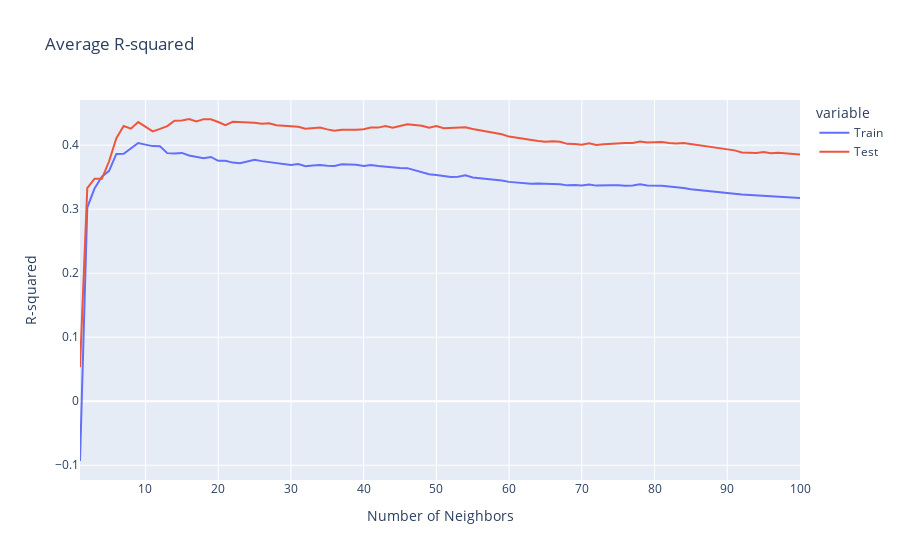

The cell this chart's notebook holds for it:
### Markdown cell above
Our rmse for both training and testing appears to be minimized around 20. What does our r-squared look like?

### Code cell
fig5 = px.line(x=range(1,101), y=[knn_baseline['train_r2_err'], knn_baseline['test_r2_err']], 
               labels={'value': 'R-squared', "x": "Number of Neighbors"},
              title='Average R-squared', line_shape='linear')
newnames = {'wide_variable_0':'Train', 'wide_variable_1': 'Test'}
fig5.for_each_trace(lambda t: t.update(name = newnames[t.name],
                                      legendgroup = newnames[t.name],
                                      hovertemplate = t.hovertemplate.replace(t.name, newnames[t.name])
                                     )
                  )
# Show the plot
fig5.show()

### Figure 1 — Plotly figure (JSON) as saved in the notebook; plotly's stock layout.template omitted (floating-point values rounded to 4 significant figures)
{"data": [{"hovertemplate": "variable=Train<br>Number of Neighbors=%{x}<br>R-squared=%{y}<extra></extra>", "legendgroup": "Train", "line": {"color": "#636efa", "dash": "solid", "shape": "linear"}, "marker": {"symbol": "circle"}, "mode": "lines", "name": "Train", "orientation": "v", "showlegend": true, "type": "scatter", "x": [1, 2, 3, 4, 5, 6, 7, 8, 9, 10, 11, 12, 13, 14, 15, 16, 17, 18, 19, 20, 21, 22, 23, 24, 25, 26, 27, 28, 29, 30, 31, 32, 33, 34, 35, 36, 37, 38, 39, 40, 41, 42, 43, 44, 45, 46, 47, 48, 49, 50, 51, 52, 53, 54, 55, 56, 57, 58, 59, 60, 61, 62, 63, 64, 65, 66, 67, 68, 69, 70, 71, 72, 73, 74, 75, 76, 77, 78, 79, 80, 81, 82, 83, 84, 85, 86, 87, 88, 89, 90, 91, 92, 93, 94, 95, 96, 97, 98, 99, 100], "xaxis": "x", "y": [-0.09335, 0.3025, 0.3324, 0.3508, 0.3599, 0.3864, 0.3866, 0.3952, 0.4034, 0.4009, 0.3985, 0.3982, 0.3876, 0.3872, 0.3879, 0.3838, 0.3819, 0.3796, 0.3816, 0.3756, 0.3756, 0.3728, 0.3719, 0.375, 0.3774, 0.3751, 0.3733, 0.3721, 0.3703, 0.3691, 0.3705, 0.3673, 0.3681, 0.3689, 0.368, 0.3676, 0.3701, 0.3696, 0.3694, 0.3674, 0.3688, 0.3674, 0.3661, 0.3653, 0.3643, 0.3641, 0.3612, 0.358, 0.3546, 0.3535, 0.352, 0.3505, 0.3507, 0.3529, 0.3495, 0.3485, 0.3472, 0.3467, 0.3448, 0.3427, 0.3416, 0.3407, 0.3397, 0.34, 0.3397, 0.3402, 0.339, 0.3372, 0.3379, 0.3372, 0.3384, 0.3368, 0.3377, 0.3375, 0.3373, 0.3365, 0.337, 0.3388, 0.3371, 0.3373, 0.3366, 0.3355, 0.3345, 0.3332, 0.3312, 0.3299, 0.3288, 0.327, 0.3256, 0.3245, 0.324, 0.3229, 0.3221, 0.3212, 0.3206, 0.3197, 0.3197, 0.3185, 0.318, 0.3173], "yaxis": "y"}, {"hovertemplate": "variable=Test<br>Number of Neighbors=%{x}<br>R-squared=%{y}<extra></extra>", "legendgroup": "Test", "line": {"color": "#EF553B", "dash": "solid", "shape": "linear"}, "marker": {"symbol": "circle"}, "mode": "lines", "name": "Test", "orientation": "v", "showlegend": true, "type": "scatter", "x": [1, 2, 3, 4, 5, 6, 7, 8, 9, 10, 11, 12, 13, 14, 15, 16, 17, 18, 19, 20, 21, 22, 23, 24, 25, 26, 27, 28, 29, 30, 31, 32, 33, 34, 35, 36, 37, 38, 39, 40, 41, 42, 43, 44, 45, 46, 47, 48, 49, 50, 51, 52, 53, 54, 55, 56, 57, 58, 59, 60, 61, 62, 63, 64, 65, 66, 67, 68, 69, 70, 71, 72, 73, 74, 75, 76, 77, 78, 79, 80, 81, 82, 83, 84, 85, 86, 87, 88, 89, 90, 91, 92, 93, 94, 95, 96, 97, 98, 99, 100], "xaxis": "x", "y": [0.05329, 0.3328, 0.3476, 0.3475, 0.3749, 0.4109, 0.4299, 0.4257, 0.436, 0.4293, 0.4216, 0.4255, 0.4298, 0.4382, 0.4387, 0.4409, 0.437, 0.4407, 0.4405, 0.4362, 0.4313, 0.4365, 0.4362, 0.436, 0.435, 0.4336, 0.4341, 0.4312, 0.4305, 0.4287, 0.4287, 0.4257, 0.4266, 0.4277, 0.4247, 0.4227, 0.4241, 0.424, 0.4242, 0.425, 0.4278, 0.4274, 0.4301, 0.4274, 0.4297, 0.4325, 0.4315, 0.4305, 0.4271, 0.4299, 0.4264, 0.4268, 0.4284, 0.428, 0.4254, 0.4231, 0.4209, 0.419, 0.417, 0.4134, 0.4116, 0.4091, 0.4074, 0.4066, 0.4054, 0.406, 0.4054, 0.4021, 0.4019, 0.4006, 0.4029, 0.4003, 0.4014, 0.4022, 0.4035, 0.4033, 0.4034, 0.4057, 0.4041, 0.4049, 0.405, 0.4036, 0.4027, 0.4033, 0.4016, 0.3992, 0.398, 0.3967, 0.3947, 0.3931, 0.3919, 0.3886, 0.3883, 0.3878, 0.3893, 0.3875, 0.3884, 0.3873, 0.3874, 0.3856], "yaxis": "y"}], "layout": {"legend": {"title": {"text": "variable"}, "tracegroupgap": 0}, "title": {"text": "Average R-squared"}, "xaxis": {"anchor": "y", "domain": [0, 1], "title": {"text": "Number of Neighbors"}}, "yaxis": {"anchor": "x", "domain": [0, 1], "title": {"text": "R-squared"}}}}
